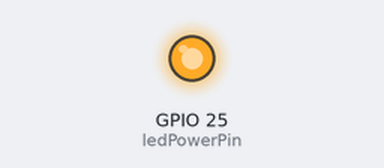
The sketch below on a simulated ESP32. Shown: output pins drawn as LEDs (lit = HIGH). What the sketch prints to the serial monitor is not drawn.

Above: at 1.5 s.
At 3.5 s:
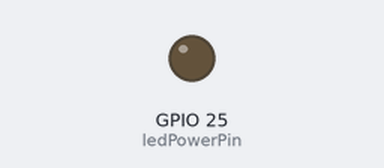
Timing chart, 0 to 5.2 s (numbered marks = the images above):
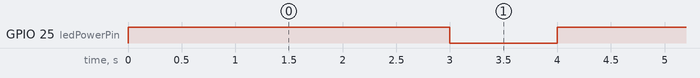

Measured:
- by itself, GPIO 25 (ledPowerPin): alternates HIGH for 3.0 s and LOW for 1.0 s

The sketch:

esp.ino
```cpp
#define ledPowerPin 25
//const int ledPowerPin = 25;


void setup() {
 pinMode(ledPowerPin, OUTPUT);
 Serial.begin(115200);
 Serial.println("initializing program...");


}

void loop() {
  // put your main code here, to run repeatedly:
 digitalWrite(ledPowerPin, HIGH);
 Serial.println("led on");
 delay(3000);
 digitalWrite(ledPowerPin, LOW);
 delay(1000);

}
```
